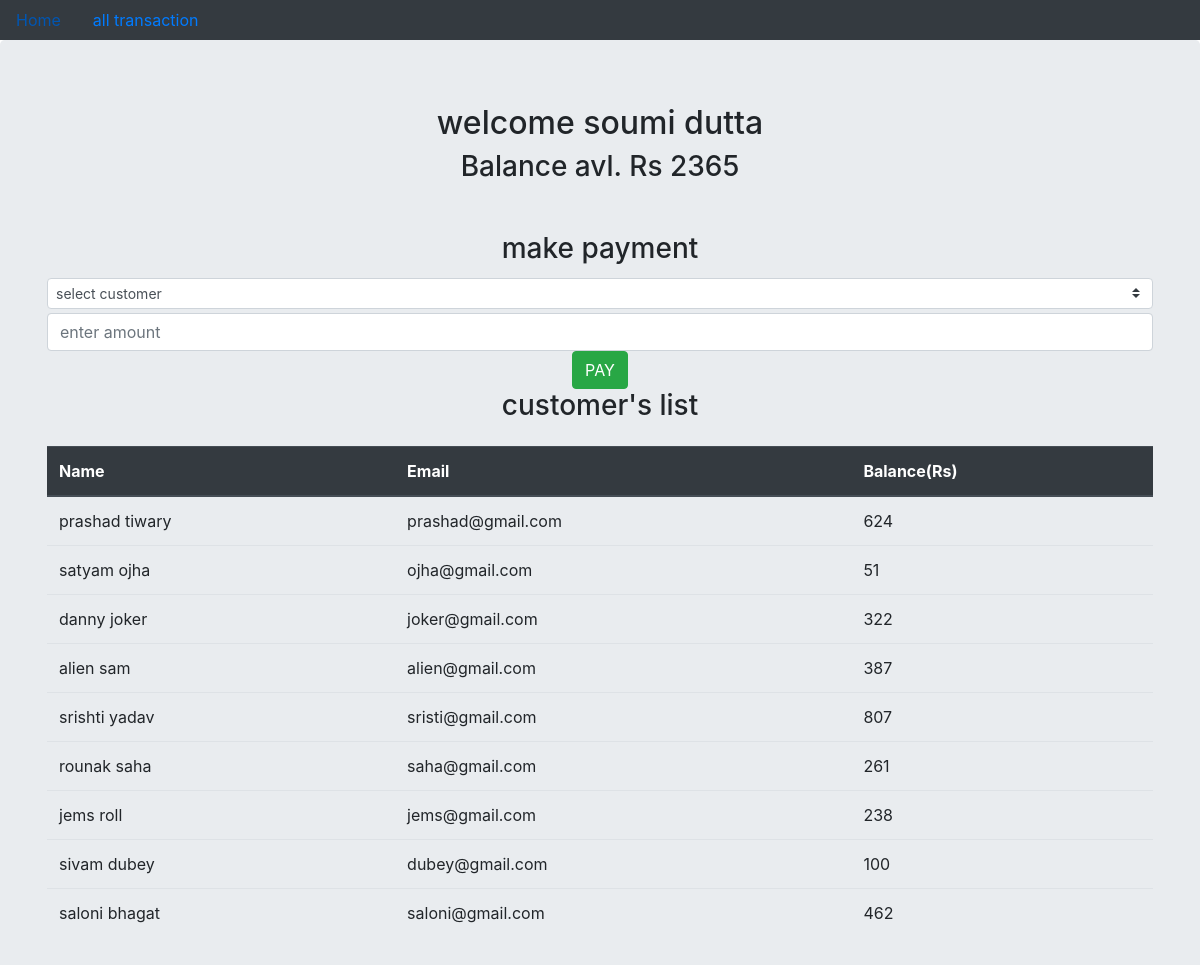
Before: /start/ with the older database file.
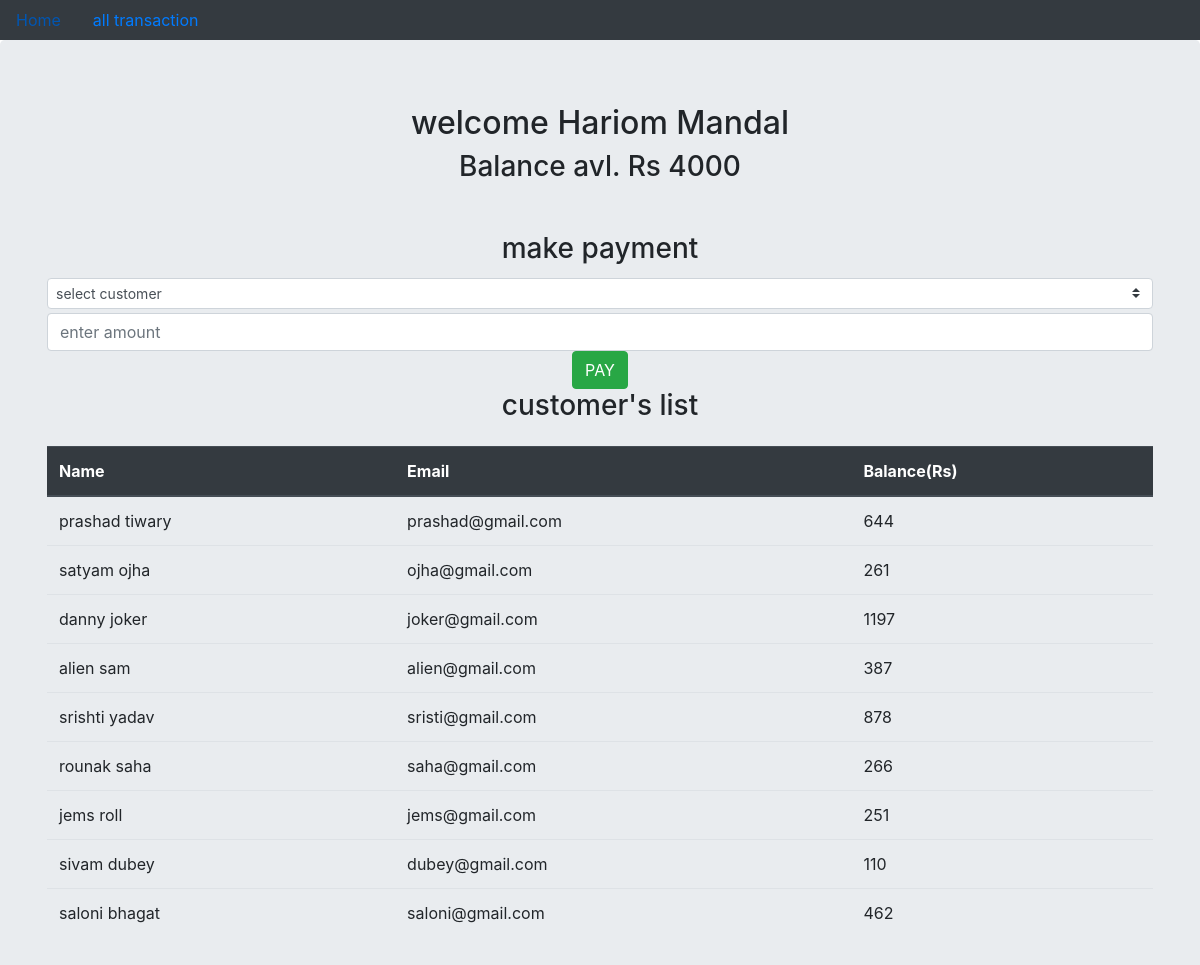
After: the same page with the newer database file.
### app/models.py (models this page shows)
class bank_users(models.Model):
    name = models.CharField(max_length=50)
    email = models.EmailField(max_length=254)
    current_balance = models.IntegerField()

### app/views.py (the view)
# urls.py: path('start/',views.start,name='start'),
def start(request):
    if request.method=='POST':
        pay = request.POST['pay']
        user = request.POST['customer']
        user1 = bank_users.objects.get(id=1)
        user2 = bank_users.objects.get(name=user)
        if int(pay) > user1.current_balance:
            messages.error(request,user1.name+", you don't have sufficient balance!!")
            return redirect("start")
        else:
            add_balance = user2.current_balance + int(pay)
            reduce_balance = user1.current_balance - int(pay)
            user1.current_balance = reduce_balance
            user1.save()
            user2.current_balance = add_balance
            user2.save()
            trans = transfer_money(to_user=user2.name,amount=pay)
            trans.save()
            messages.success(request,"Rs."+pay+" is credited successfully to "+user2.name)
            return redirect('start')
    else:
        user = bank_users.objects.get(id=1)
        all = bank_users.objects.all()
        context ={
            "all": all,
            "user":user
        }
        return render(request,'start.html',context)

### templates/start.html (shortened to what this page needs)
<!doctype html>
<html lang="en">
  <head>
    <link rel="stylesheet" href="https://stackpath.bootstrapcdn.com/bootstrap/4.3.1/css/bootstrap.min.css">
  </head>
  <body>
       <header class="masthead mb-auto">
          <nav class="nav nav-masthead justify-content-left bg-dark">
            <a class="nav-link active" href="{% url 'base' %}">Home</a>
            <a class="nav-link" href="{% url 'transfer'%}">all transaction</a>
          </nav>
      </header>
  <div class="jumbotron ">
  <center><h2>welcome {{user.name}}</h2>
          <h3> Balance avl. Rs {{ user.current_balance}}</h3>
  <div class="container my-5 ">
  <form method='POST' action='{% url 'start' %}'>
   <h3>make payment</h3>
   <select class="custom-select custom-select-sm my-1" name="customer">
    <option selected>select customer</option>
    </select>
    <input type="number" class="form-control" placeholder="enter amount" name="pay">
    <button type="submit" class="btn btn-success ">PAY</button>
  </form>
  <table class="table mt-4">
  <thead class="thead-dark">
  <center><h3>customer's list</h3></center>
    <tr>
      <th scope="col">Name</th>
      <th scope="col">Email</th>
      <th scope="col">Balance(Rs)</th>
    </tr>
  </thead>
  <tbody>
  {% for i in all %}
  {% if i.id != 1%}
    <tr>
      <td>{{i.name}}</td>
      <td>{{i.email}}</td>
      <td>{{i.current_balance}}</td>
    </tr>
   {% endif %}
   {% endfor %}
  </tbody>
</table>
</div>
  </div>
  </body>
</html>

Changed rows visible on the page:
changed bank_users: name "soumi dutta" → "Hariom Mandal"; current_balance "2365" → "4000"
changed bank_users "prashad tiwary": current_balance "624" → "644"
changed bank_users "satyam ojha": current_balance "51" → "261"
changed bank_users "danny joker": current_balance "322" → "1197"
changed bank_users "srishti yadav": current_balance "807" → "878"
changed bank_users "rounak saha": current_balance "261" → "266"
changed bank_users "jems roll": current_balance "238" → "251"
changed bank_users "sivam dubey": current_balance "100" → "110"
